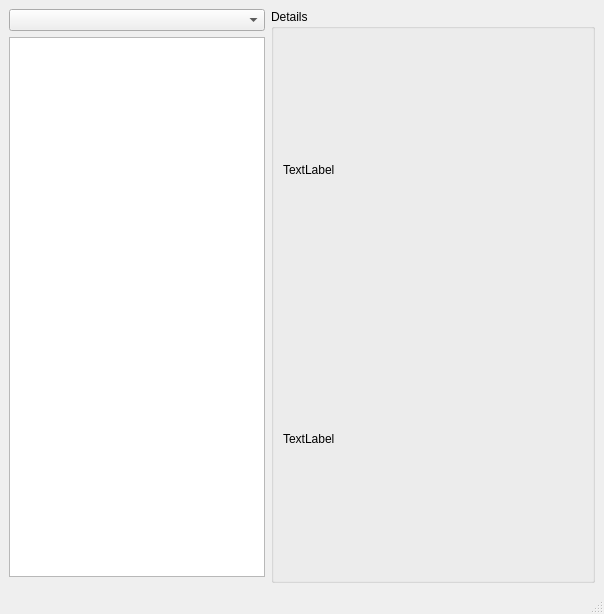
<?xml version="1.0" encoding="UTF-8"?>
<ui version="4.0">
 <class>MainWindow</class>
 <widget class="QMainWindow" name="MainWindow">
  <property name="geometry">
   <rect>
    <x>0</x>
    <y>0</y>
    <width>604</width>
    <height>614</height>
   </rect>
  </property>
  <property name="windowTitle">
   <string>votta</string>
  </property>
  <widget class="QWidget" name="centralwidget">
   <layout class="QGridLayout" name="gridLayout">
    <item row="1" column="0">
     <widget class="QListView" name="listItems">
      <property name="toolTip">
       <string>Folders</string>
      </property>
      <property name="editTriggers">
       <set>QAbstractItemView::NoEditTriggers</set>
      </property>
      <property name="showDropIndicator" stdset="0">
       <bool>false</bool>
      </property>
     </widget>
    </item>
    <item row="0" column="0">
     <widget class="QComboBox" name="comboDevices"/>
    </item>
    <item row="0" column="2" rowspan="3">
     <widget class="QGroupBox" name="detailsBox">
      <property name="sizePolicy">
       <sizepolicy hsizetype="Preferred" vsizetype="Preferred">
        <horstretch>1</horstretch>
        <verstretch>0</verstretch>
       </sizepolicy>
      </property>
      <property name="title">
       <string>Details</string>
      </property>
      <layout class="QGridLayout" name="gridLayout_2">
       <item row="1" column="0">
        <widget class="QLabel" name="detailsPix">
         <property name="text">
          <string>TextLabel</string>
         </property>
        </widget>
       </item>
       <item row="2" column="0">
        <widget class="QLabel" name="detailsText">
         <property name="text">
          <string>TextLabel</string>
         </property>
         <property name="textFormat">
          <enum>Qt::RichText</enum>
         </property>
        </widget>
       </item>
      </layout>
     </widget>
    </item>
   </layout>
  </widget>
  <widget class="QMenuBar" name="menubar">
   <property name="geometry">
    <rect>
     <x>0</x>
     <y>0</y>
     <width>604</width>
     <height>22</height>
    </rect>
   </property>
  </widget>
  <widget class="QStatusBar" name="statusbar"/>
 </widget>
 <resources/>
 <connections/>
</ui>
